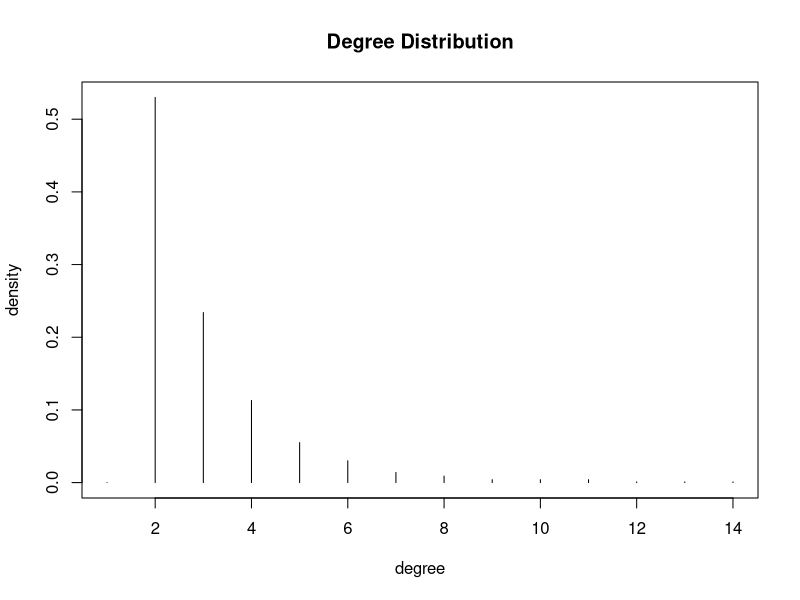

Write the R code that produced this figure.
library(igraph)

#(a)
g <- aging.prefatt.game(1000,1,-1,aging.bin = 1000,directed = F)
#plot(g)
plot(degree.distribution(g),type="h", main = "Degree Distribution",xlab="degree",ylab="density")

#(b)
community = fastgreedy.community(g)
mod = modularity(community)

